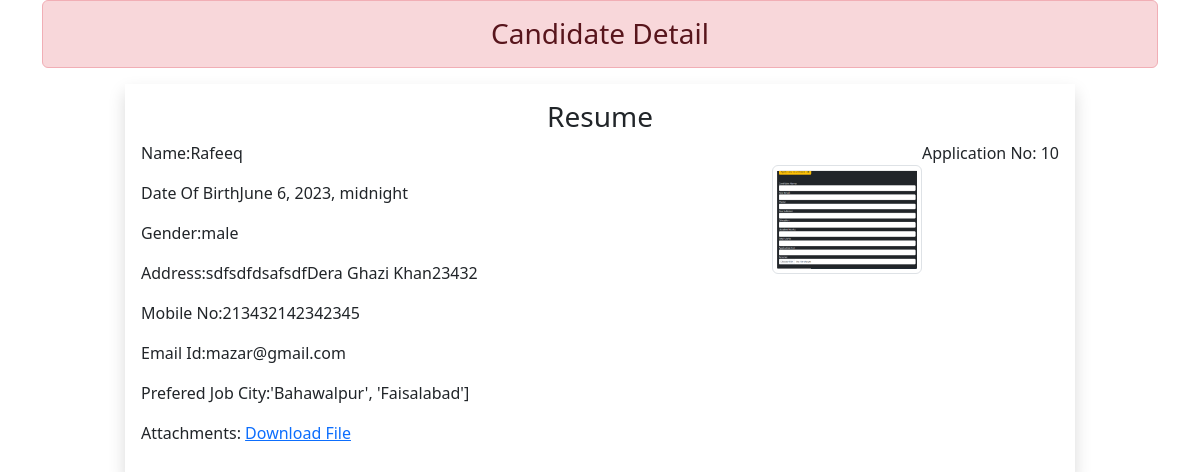
The page /10 on the database its author committed.
### enroll/models.py (models this page shows)
class Resume(models.Model):
    name=models.CharField(max_length=55)
    dob=models.DateTimeField(auto_now=False,auto_now_add=False)
    gender=models.CharField(max_length=20)
    locality=models.CharField(max_length=50)
    city=models.CharField(max_length=100)
    zip_code=models.PositiveIntegerField()
    state=models.CharField(choices=STATE_CHOICES ,max_length=100)
    mobile=models.PositiveIntegerField()
    email=models.EmailField(max_length=70)
    job_city=models.CharField(max_length=70)
    profile_image=models.ImageField(upload_to='myimage',blank=True)
    my_file=models.FileField(upload_to='doc',blank=True)

### enroll/views.py (the view)
# urls.py: path('<int:pk>',views.CandidateView.as_view(),name='candidate')
class CandidateView(View):
    def get(self,request,pk):
        can=Resume.objects.get(id=pk)
        return render(request,'enroll/candidate.html',{'can':can})

### enroll/templatetags/myfilter.py (called while the page is built)
@register.filter(name='remove_special')
def remove_chars(value,arg):
    for character in arg:
        print(character)
        value=value.replace(character,"")
        return value

### enroll/templates/enroll/candidate.html (shortened to what this page needs)
<!DOCTYPE html>
{% load myfilter %}
<html lang="en">
<head>
    <link href="https://cdn.jsdelivr.net/npm/bootstrap@5.3.0/dist/css/bootstrap.min.css"
    rel="stylesheet"
>
</head>
<body>
    <div class="container">
        <h3 class="text-center alert alert-danger">Candidate Detail</h3>
        <div class="row">
            <div class="col-sm-10 shadow p-3 offset-sm-1">
                <h3 class="text-center">Resume</h3>
                <p class="float-end">Application No: {{can.id}}</p>
                <img src="{{can.profile_image.url}}" alt="" class="image-fluid float-end img-thumbnail mt-4" width='150' height='150'>
                <p>Name:{{can.name}}</p>
                <p>Date Of Birth{{can.dob}}</p>
                <p>Gender:{{can.gender}}</p>
                <p>Address:{{can.locality}}{{can.city}}{{can.state}}{{can.zip_code}}</p>
                <p>Mobile No:{{can.mobile}}</p>
                <p>Email Id:{{can.email}}</p>
                <p>Prefered Job City:{{can.job_city | remove_special:"[]',"}}</p>
                <p> Attachments: <a href="{{can.my_file.urls }}">Download File</a> </p>
            </div>
        </div>
    </div>
</body>
</html>

### rows shown on the page
Resume: id "10", profile_image (picture), name "Rafeeq", dob "June 6, 2023, midnight", gender "male", locality "sdfsdf", city "dsafsdf", state "Dera Ghazi Khan", zip_code "23432", mobile "213432142342345", email "mazar@gmail.com", job_city|remove_special "'Bahawalpur', 'Faisalabad']"
